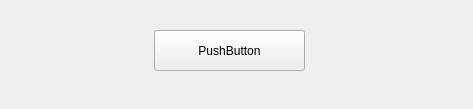
<?xml version="1.0" encoding="UTF-8"?>
<ui version="4.0">
 <class>Widget</class>
 <widget class="QWidget" name="Widget">
  <property name="geometry">
   <rect>
    <x>0</x>
    <y>0</y>
    <width>473</width>
    <height>109</height>
   </rect>
  </property>
  <property name="windowTitle">
   <string>Widget</string>
  </property>
  <widget class="QPushButton" name="pushButton">
   <property name="geometry">
    <rect>
     <x>154</x>
     <y>30</y>
     <width>151</width>
     <height>41</height>
    </rect>
   </property>
   <property name="text">
    <string>PushButton</string>
   </property>
  </widget>
 </widget>
 <resources/>
 <connections/>
</ui>
